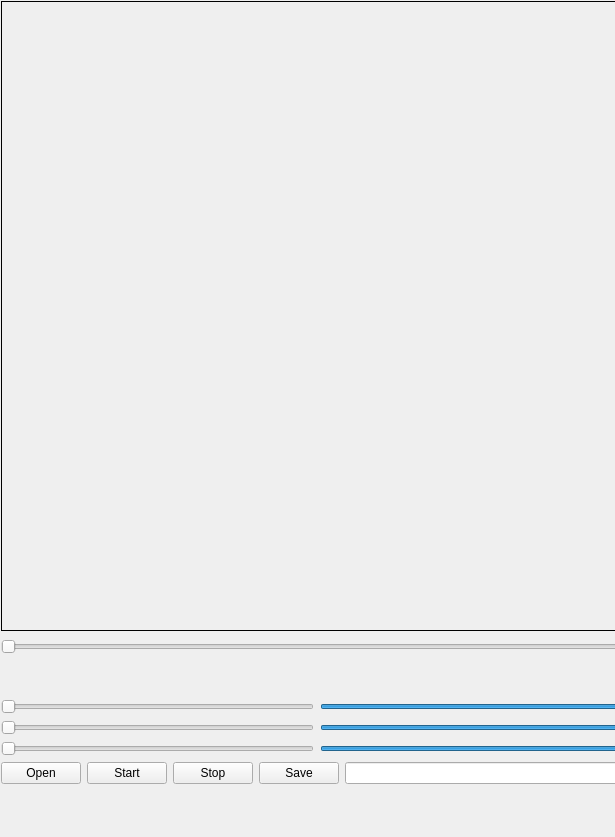
<?xml version="1.0" encoding="UTF-8"?>
<ui version="4.0">
 <class>Form</class>
 <widget class="QWidget" name="Form">
  <property name="geometry">
   <rect>
    <x>0</x>
    <y>0</y>
    <width>615</width>
    <height>837</height>
   </rect>
  </property>
  <property name="windowTitle">
   <string>OpenCV</string>
  </property>
  <widget class="QWidget" name="layoutWidget">
   <property name="geometry">
    <rect>
     <x>1</x>
     <y>1</y>
     <width>631</width>
     <height>783</height>
    </rect>
   </property>
   <layout class="QGridLayout" name="gridLayout_2">
    <item row="0" column="0" colspan="7">
     <layout class="QVBoxLayout" name="verticalLayout">
      <item>
       <widget class="QLabel" name="MainCam">
        <property name="minimumSize">
         <size>
          <width>600</width>
          <height>600</height>
         </size>
        </property>
        <property name="frameShape">
         <enum>QFrame::Box</enum>
        </property>
        <property name="text">
         <string/>
        </property>
        <property name="scaledContents">
         <bool>true</bool>
        </property>
        <property name="alignment">
         <set>Qt::AlignCenter</set>
        </property>
       </widget>
      </item>
      <item>
       <layout class="QGridLayout" name="gridLayout">
       

       <!-- <item row="0" column="0">
    <widget class="QSlider" name="SliderTime">
        <property name="minimumSize">
            <size>
                <width>16777215</width>
                <height>20</height>
            </size>
        </property>
        <property name="toolTip">
            <string>Video Time</string>
        </property>
        <property name="orientation">
            <enum>Qt::Horizontal</enum>
        </property>
    </widget>
</item> -->

    <item row="0" column="0" colspan="2">
    <widget class="QSlider" name="SliderTime">
        <property name="minimumSize">
            <size>
                <width>0</width>
                <height>20</height>
            </size>
        </property>
        <property name="toolTip">
            <string>Video Time</string>
        </property>
        <property name="orientation">
            <enum>Qt::Horizontal</enum>
        </property>
        <property name="maximum">
            <number>100</number>
        </property>
        <property name="pageStep">
            <number>10</number>
        </property>
    </widget>
</item>

        <item row="3" column="1">
         <widget class="QSlider" name="MaxSSlider">
          <property name="maximumSize">
           <size>
            <width>16777215</width>
            <height>20</height>
           </size>
          </property>
          <property name="toolTip">
           <string>Saturation</string>
          </property>
          <property name="maximum">
           <number>255</number>
          </property>
          <property name="value">
           <number>255</number>
          </property>
          <property name="orientation">
           <enum>Qt::Horizontal</enum>
          </property>
         </widget>
        </item>
        <item row="1" column="1">
         <widget class="QLabel" name="maxhsv">
          <property name="maximumSize">
           <size>
            <width>900</width>
            <height>30</height>
           </size>
          </property>
          <property name="toolTip">
           <string>Hue | Saturation | Value</string>
          </property>
          <property name="text">
           <string/>
          </property>
          <property name="alignment">
           <set>Qt::AlignCenter</set>
          </property>
         </widget>
        </item>
        <item row="2" column="0">
         <widget class="QSlider" name="MinHSlider">
          <property name="toolTip">
           <string>Hue</string>
          </property>
          <property name="maximum">
           <number>179</number>
          </property>
          <property name="orientation">
           <enum>Qt::Horizontal</enum>
          </property>
         </widget>
        </item>
        <item row="4" column="1">
         <widget class="QSlider" name="MaxVSlider">
          <property name="maximumSize">
           <size>
            <width>16777215</width>
            <height>20</height>
           </size>
          </property>
          <property name="toolTip">
           <string>Value</string>
          </property>
          <property name="maximum">
           <number>255</number>
          </property>
          <property name="value">
           <number>255</number>
          </property>
          <property name="orientation">
           <enum>Qt::Horizontal</enum>
          </property>
         </widget>
        </item>
        <item row="2" column="1">
         <widget class="QSlider" name="MaxHSlider">
          <property name="maximumSize">
           <size>
            <width>16777215</width>
            <height>20</height>
           </size>
          </property>
          <property name="toolTip">
           <string>Hue</string>
          </property>
          <property name="maximum">
           <number>179</number>
          </property>
          <property name="value">
           <number>179</number>
          </property>
          <property name="orientation">
           <enum>Qt::Horizontal</enum>
          </property>
          <property name="invertedAppearance">
           <bool>false</bool>
          </property>
         </widget>
        </item>
        <item row="4" column="0">
         <widget class="QSlider" name="MinVSlider">
          <property name="toolTip">
           <string>Value</string>
          </property>
          <property name="maximum">
           <number>255</number>
          </property>
          <property name="orientation">
           <enum>Qt::Horizontal</enum>
          </property>
         </widget>
        </item>
        <item row="3" column="0">
         <widget class="QSlider" name="MinSSlider">
          <property name="toolTip">
           <string>Saturation</string>
          </property>
          <property name="maximum">
           <number>255</number>
          </property>
          <property name="orientation">
           <enum>Qt::Horizontal</enum>
          </property>
         </widget>
        </item>
        <item row="1" column="0">
         <widget class="QLabel" name="minhsv">
          <property name="maximumSize">
           <size>
            <width>900</width>
            <height>30</height>
           </size>
          </property>
          <property name="toolTip">
           <string>Hue | Saturation | Value</string>
          </property>
          <property name="text">
           <string/>
          </property>
          <property name="alignment">
           <set>Qt::AlignCenter</set>
          </property>
         </widget>
        </item>
       </layout>
      </item>
     </layout>
    </item>
    <item row="1" column="0">
     <widget class="QPushButton" name="pushButton_4">
      <property name="text">
       <string>Open</string>
      </property>
     </widget>
    </item>
    <item row="1" column="1">
     <widget class="QPushButton" name="pushButton_2">
      <property name="text">
       <string>Start</string>
      </property>
     </widget>
    </item>
    <item row="1" column="2">
     <widget class="QPushButton" name="pushButton_3">
      <property name="text">
       <string>Stop</string>
      </property>
     </widget>
    </item>
    <item row="1" column="3">
     <widget class="QPushButton" name="pushButton">
      <property name="text">
       <string>Save</string>
      </property>
     </widget>
    </item>
    <item row="1" column="4">
     <widget class="QLineEdit" name="lineFPS"/>
    </item>
   </layout>
  </widget>
 </widget>
 <resources/>
 <connections>
  <connection>
   <sender>pushButton</sender>
   <signal>clicked()</signal>
   <receiver>pushButton</receiver>
   <slot>setFocus()</slot>
   <hints>
    <hint type="sourcelabel">
     <x>301</x>
     <y>757</y>
    </hint>
    <hint type="destinationlabel">
     <x>301</x>
     <y>757</y>
    </hint>
   </hints>
  </connection>
 </connections>
</ui>
